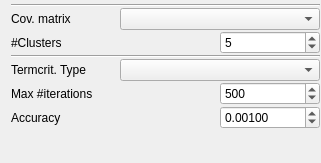
            <widget class="QWidget" name="page_EM">
             <property name="geometry">
              <rect>
               <x>0</x>
               <y>0</y>
               <width>321</width>
               <height>163</height>
              </rect>
             </property>
             <attribute name="label">
              <string>EM (Expectation-maximization Clustering)</string>
             </attribute>
             <layout class="QVBoxLayout" name="verticalLayout_14">
              <property name="spacing">
               <number>1</number>
              </property>
              <property name="topMargin">
               <number>4</number>
              </property>
              <property name="rightMargin">
               <number>1</number>
              </property>
              <property name="bottomMargin">
               <number>1</number>
              </property>
              <item>
               <widget class="Line" name="line_14">
                <property name="orientation">
                 <enum>Qt::Horizontal</enum>
                </property>
               </widget>
              </item>
              <item>
               <layout class="QHBoxLayout" name="horizontalLayout_67">
                <item>
                 <widget class="QLabel" name="label_61">
                  <property name="text">
                   <string>Cov. matrix</string>
                  </property>
                 </widget>
                </item>
                <item>
                 <spacer name="horizontalSpacer_58">
                  <property name="orientation">
                   <enum>Qt::Horizontal</enum>
                  </property>
                  <property name="sizeHint" stdset="0">
                   <size>
                    <width>40</width>
                    <height>20</height>
                   </size>
                  </property>
                 </spacer>
                </item>
                <item>
                 <widget class="QComboBox" name="comboBox_EM_CoxMatrixType">
                  <property name="minimumSize">
                   <size>
                    <width>200</width>
                    <height>0</height>
                   </size>
                  </property>
                 </widget>
                </item>
               </layout>
              </item>
              <item>
               <layout class="QHBoxLayout" name="horizontalLayout_66">
                <item>
                 <widget class="QLabel" name="label_62">
                  <property name="text">
                   <string>#Clusters</string>
                  </property>
                 </widget>
                </item>
                <item>
                 <spacer name="horizontalSpacer_57">
                  <property name="orientation">
                   <enum>Qt::Horizontal</enum>
                  </property>
                  <property name="sizeHint" stdset="0">
                   <size>
                    <width>40</width>
                    <height>20</height>
                   </size>
                  </property>
                 </spacer>
                </item>
                <item>
                 <widget class="QSpinBox" name="spinBox_EM_NumClusters">
                  <property name="minimumSize">
                   <size>
                    <width>100</width>
                    <height>0</height>
                   </size>
                  </property>
                  <property name="minimum">
                   <number>1</number>
                  </property>
                  <property name="value">
                   <number>5</number>
                  </property>
                 </widget>
                </item>
               </layout>
              </item>
              <item>
               <widget class="Line" name="line_15">
                <property name="lineWidth">
                 <number>1</number>
                </property>
                <property name="midLineWidth">
                 <number>0</number>
                </property>
                <property name="orientation">
                 <enum>Qt::Horizontal</enum>
                </property>
               </widget>
              </item>
              <item>
               <layout class="QHBoxLayout" name="horizontalLayout_65">
                <item>
                 <widget class="QLabel" name="label_68">
                  <property name="text">
                   <string>Termcrit. Type</string>
                  </property>
                 </widget>
                </item>
                <item>
                 <spacer name="horizontalSpacer_61">
                  <property name="orientation">
                   <enum>Qt::Horizontal</enum>
                  </property>
                  <property name="sizeHint" stdset="0">
                   <size>
                    <width>40</width>
                    <height>20</height>
                   </size>
                  </property>
                 </spacer>
                </item>
                <item>
                 <widget class="QComboBox" name="comboBox_EM_Termcrit_Type">
                  <property name="minimumSize">
                   <size>
                    <width>200</width>
                    <height>0</height>
                   </size>
                  </property>
                 </widget>
                </item>
               </layout>
              </item>
              <item>
               <layout class="QHBoxLayout" name="horizontalLayout_63">
                <item>
                 <widget class="QLabel" name="label_66">
                  <property name="text">
                   <string>Max #iterations</string>
                  </property>
                 </widget>
                </item>
                <item>
                 <spacer name="horizontalSpacer_59">
                  <property name="orientation">
                   <enum>Qt::Horizontal</enum>
                  </property>
                  <property name="sizeHint" stdset="0">
                   <size>
                    <width>40</width>
                    <height>20</height>
                   </size>
                  </property>
                 </spacer>
                </item>
                <item>
                 <widget class="QSpinBox" name="spinBox_EM_Termcrit_NumIter">
                  <property name="minimumSize">
                   <size>
                    <width>100</width>
                    <height>0</height>
                   </size>
                  </property>
                  <property name="minimum">
                   <number>1</number>
                  </property>
                  <property name="maximum">
                   <number>9999</number>
                  </property>
                  <property name="value">
                   <number>500</number>
                  </property>
                 </widget>
                </item>
               </layout>
              </item>
              <item>
               <layout class="QHBoxLayout" name="horizontalLayout_64">
                <item>
                 <widget class="QLabel" name="label_67">
                  <property name="text">
                   <string>Accuracy</string>
                  </property>
                 </widget>
                </item>
                <item>
                 <spacer name="horizontalSpacer_60">
                  <property name="orientation">
                   <enum>Qt::Horizontal</enum>
                  </property>
                  <property name="sizeHint" stdset="0">
                   <size>
                    <width>40</width>
                    <height>20</height>
                   </size>
                  </property>
                 </spacer>
                </item>
                <item>
                 <widget class="QDoubleSpinBox" name="doubleSpinBox_EM_Termcrit_Accuracy">
                  <property name="minimumSize">
                   <size>
                    <width>100</width>
                    <height>0</height>
                   </size>
                  </property>
                  <property name="decimals">
                   <number>5</number>
                  </property>
                  <property name="maximum">
                   <double>10.000000000000000</double>
                  </property>
                  <property name="singleStep">
                   <double>0.001000000000000</double>
                  </property>
                  <property name="value">
                   <double>0.001000000000000</double>
                  </property>
                 </widget>
                </item>
               </layout>
              </item>
              <item>
               <spacer name="verticalSpacer_11">
                <property name="orientation">
                 <enum>Qt::Vertical</enum>
                </property>
                <property name="sizeHint" stdset="0">
                 <size>
                  <width>20</width>
                  <height>178</height>
                 </size>
                </property>
               </spacer>
              </item>
             </layout>
            </widget>
